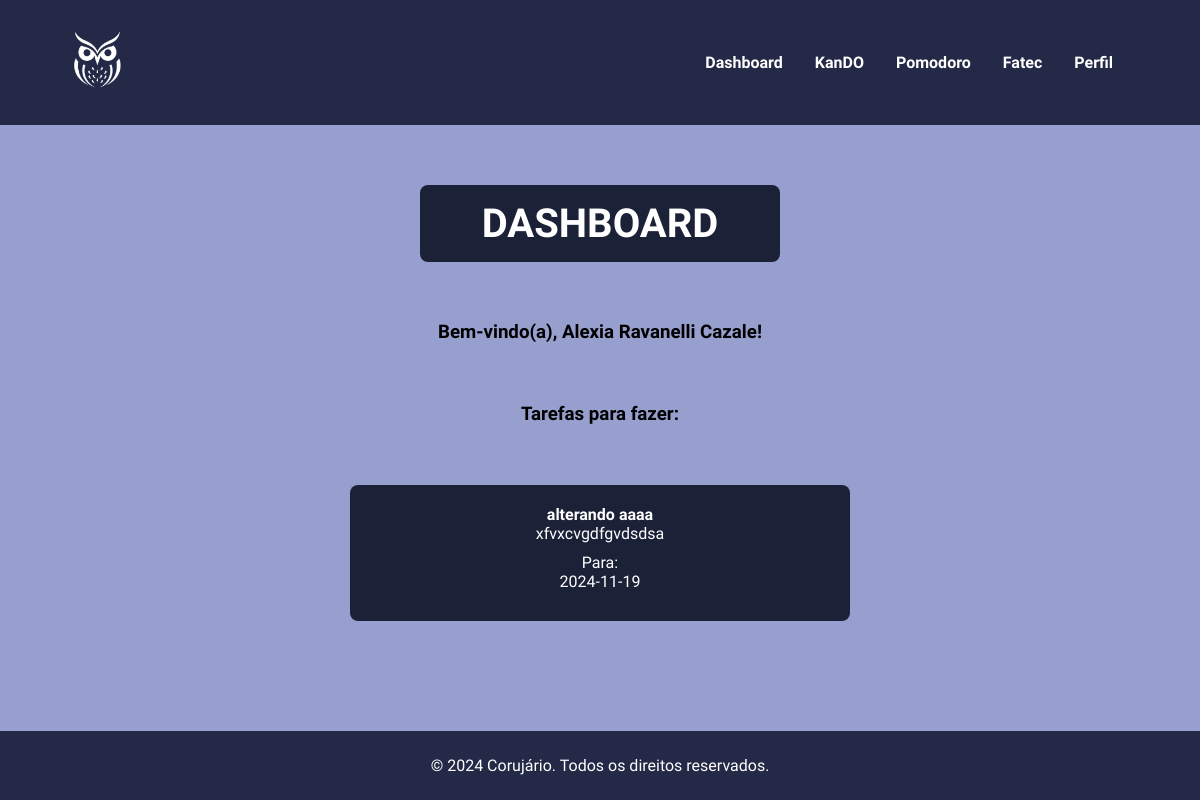
Screenshot of /view/pageDashboard.php (signed in) with the database file from the repository.
### tables this page shows
CREATE TABLE `kando` (
  `idkando` int(11) NOT NULL,
  `nome` varchar(80) NOT NULL,
  `descricao` varchar(191) NOT NULL,
  `data_entrega` date NOT NULL,
  `statusAtv` int(11) NOT NULL,
  `disciplina` int(11) NOT NULL
);

### model/conexao.class.php (called while the page is built)
<?php
	abstract class Conexao
	{
		public function __construct(protected $db = null)
		{
			$parametros = "mysql:host=localhost;port=3306;dbname=dbcorujario;";
			try
			{
				$this->db = new PDO($parametros, "root", "");
			}
			catch(PDOException $e)
			{
				echo $e->getMessage();
				echo $e->getCode();
				die();
			}
		}
	}
?>

### model/kandoDAO.class.php (called while the page is built, shortened)
<?php
	class kandoDAO extends Conexao
	{
		public function buscar_todas()
		{
			$sql = "SELECT * FROM kando";
			try
			{
				$stm = $this->db->prepare($sql);
				$stm->execute();
				$this->db = null;
				return $stm->fetchAll(PDO::FETCH_OBJ);
			}
			catch(PDOException $e)
			{
				echo $e->getMessage();
				echo $e->getCode();
				die();
			}
		}
	}
?>

### view/pageDashboard.php (the view, shortened to what this page needs)
<?php
    require_once "header.php";
    require_once "../model/conexao.class.php";
    require_once "../model/kandoDAO.class.php";
    $kandoDAO = new kandoDAO();
    $retorno = $kandoDAO->buscar_todas();
    $tableValues = [
        'arrayT1' => [],
        'arrayT2' => [],
        'arrayT3' => []
    ];
    function teste($x){
        global $retorno, $tableValues;
        foreach($retorno as $dado){
            if($dado->statusAtv == $x){
                $tableValues['arrayT' . ($x + 1)][] = $dado;
            }
        }
    }
?>
<!DOCTYPE html>
<html lang="pt-br">
    <body>
        <h1 class="border">Dashboard</h1>
        <h3>Bem-vindo(a), <?php echo $_SESSION["nome"] ?>!</h3>
        <h3>Tarefas para fazer: </h3>
        <div class="center">
        <?php
            global $tableValues;
            foreach($tableValues['arrayT1'] as $dados)
            {
                echo "<b>{$dados->nome}</b>
                {$dados -> descricao} <br>
                <p>Para: <br>{$dados -> data_entrega}</p>";
            }
        ?>
        </div>
     </body>
</html>
<?php require_once "footer.php"; ?>

### view/css/style.css (style rules this page uses)
* { text-decoration: none; margin: 0; padding: 0; box-sizing: border-box; font-family: "Jura", sans-serif; font-optical-sizing: auto; font-style: normal; }
html, body { width: 100%; height: 100vh; justify-content: space-between; background-color:#969fcd; }
.border { background-color: #1b2238; padding: 15px; border-radius: 8px; margin: 0 35%; display: flex; justify-content: center; }

### view/pageDashboard.php (style rules this page uses)
h1 { font-size: 40px; text-align: center; font-weight: 800; font-style: normal; color: white; text-transform: uppercase; }
h3 { text-align: center; }
.center { display: inline-grid; justify-content: center; }
.border { background-color: #1b2238; padding: 15px; border-radius: 8px; margin: 0 35%; display: flex; justify-content: center; }
div { background-color: #1b2238; padding: 20px; border-radius: 8px; text-align: center; color: white; word-wrap: break-word; margin: 0 auto; width: 500px; }

### view/footer.php (style rules this page uses)
html, body { width: 100%; height: 100vh; display: flex; flex-direction: column; justify-content: space-between; }
p { padding: 10px; }

### rows the page displays
kando: nome "alterando aaaa", descricao "xfvxcvgdfgvdsdsa", data_entrega "2024-11-19"

### other values shown
$_SESSION["nome"] "Alexia Ravanelli Cazale"
